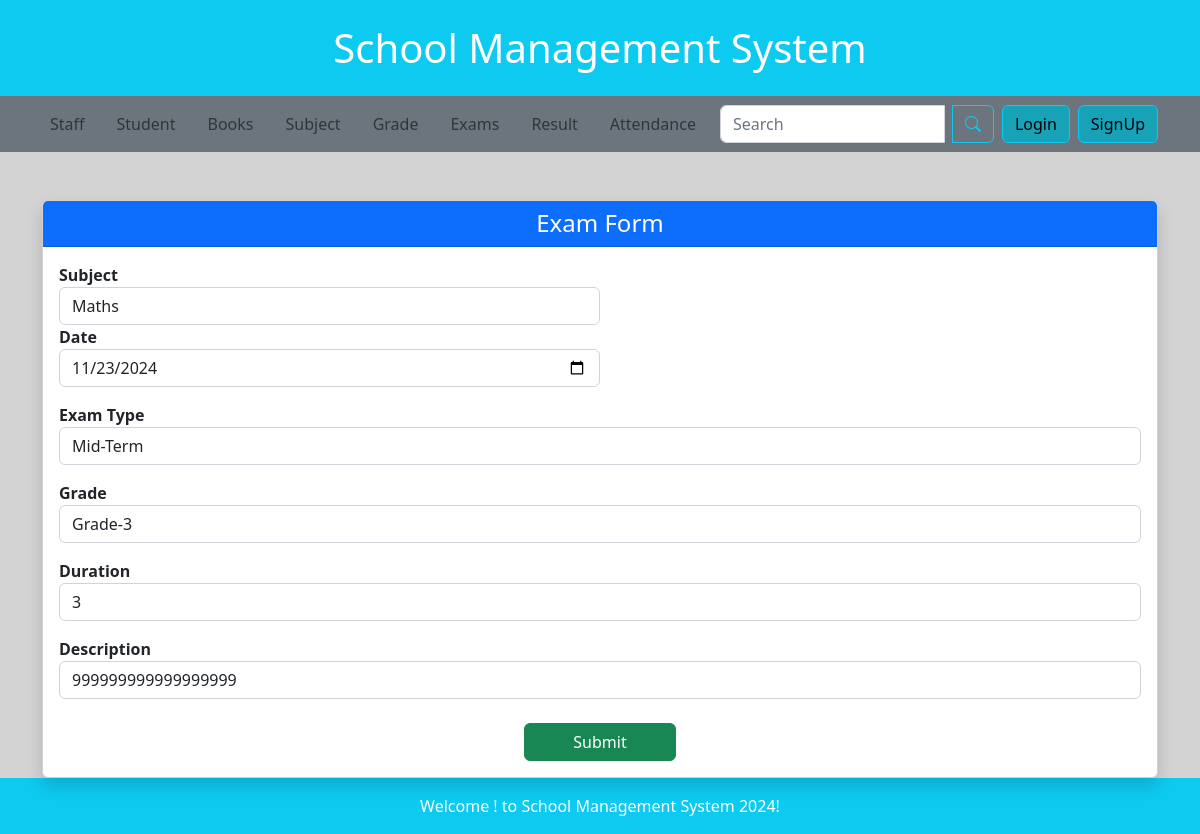
Page /exam/1update on the committed database.
### smsapp/models.py (models this page shows, shortened)
class DateTimeModel(models.Model):
    created_at = models.DateTimeField(auto_now_add=True)
    updated_at = models.DateTimeField(auto_now=True)
    class Meta:
        abstract = True  # This makes DateTimeModel an abstract base class

class Exam(DateTimeModel):
    EXAM_TYPE_CHOICES = [
        ('Mid-Term', 'Mid-Term'),
        ('Final-Term', 'Final-Term'),
    ]
    subject = models.ForeignKey(Subject, on_delete=models.CASCADE, related_name='exams')
    date = models.DateField()
    exam_type = models.CharField(max_length=10, choices=EXAM_TYPE_CHOICES)
    grade = models.ForeignKey(Grade, on_delete=models.CASCADE, related_name='exams')
    duration = models.PositiveIntegerField(help_text="Duration in minutes")
    description = models.TextField(blank=True, null=True)

### smsapp/views.py (the view, shortened to what this page needs)
# urls.py: path('exam/<int:id>update', ExamUpdateView.as_view(), name='exam_update'),
class ExamUpdateView(TemplateView):
    template_name = "exam/create.html"
    def get_context_data(self,*args, **kwargs):
        context = super().get_context_data(**kwargs)
        exam_id = self.kwargs.get('id')
        exams = Exam.objects.get(id=exam_id)
        context['form'] = ExamForm(instance=exams)
        return context

### smsapp/forms.py (shortened to what this page needs)
class ExamForm(forms.ModelForm):
    class Meta:
        model = Exam
        fields = ['subject', 'date', 'exam_type', 'grade', 'duration', 'description']
        widgets = {
            'subject': forms.Select(attrs={
                'class': 'form-control',
            }),
            'date': forms.DateInput(attrs={
                'class': 'form-control',
                'type': 'date',
            }),
            'exam_type': forms.Select(attrs={
                'class': 'form-control',
            }),
            'grade': forms.Select(attrs={
                'class': 'form-control',
            }),
            'duration': forms.NumberInput(attrs={
                'class': 'form-control',
                'placeholder': "Duration (in hours)"
            }),
            'description': forms.TextInput(attrs={
                'class': 'form-control',
                'placeholder': "Description"
            }),
        }

### smsapp/models.py (called while the page is built)
    def __str__(self):
        return self.name

    def __str__(self):
        return self.name

### templates/exam/create.html (shortened to what this page needs)
{% extends 'home.html' %}
{% load static %}
{% block mainblock %}
<div class="container mt-5">
    <div class="card shadow">
        <div class="card-header bg-primary text-white text-center">
            <h4 class="mb-0">Exam Form</h4>
        </div>
        <div class="card-body">
            <form method="POST" enctype="multipart/form-data">
                <div class="form-row mb-3">
                    <div class="form-group col-md-6">
                        <label for="id_subject" class="fw-bold">Subject</label>
                        {{ form.subject }}
                    </div>
                    <div class="form-group col-md-6">
                        <label for="id_date" class="fw-bold">Date</label>
                        {{ form.date }}
                    </div>
                </div>
                <div class="form-group mb-3">
                    <label for="id_exam_type" class="fw-bold">Exam Type</label>
                    {{ form.exam_type }}
                </div>
                <div class="form-group mb-3">
                    <label for="id_grade" class="fw-bold">Grade</label>
                    {{ form.grade }}
                </div>
                <div class="form-group mb-3">
                    <label for="id_duration" class="fw-bold">Duration</label>
                    {{ form.duration }}
                </div>
                <div class="form-group mb-3">
                    <label for="id_description" class="fw-bold">Description</label>
                    {{ form.description }}
                </div>
                <div class="text-center mt-4">
                    <button type="submit" class="btn btn-success px-5">Submit</button>
                </div>
            </form>
        </div>
    </div>
</div>
{% endblock %}

### templates/home.html (style rules this page uses)
body { background-color: lightgray; }

### rows in the picture
Exam: subject "Maths", date "11/23/2024", exam_type "Mid-Term", grade "Grade-3", duration "3", description "999999999999999999"
